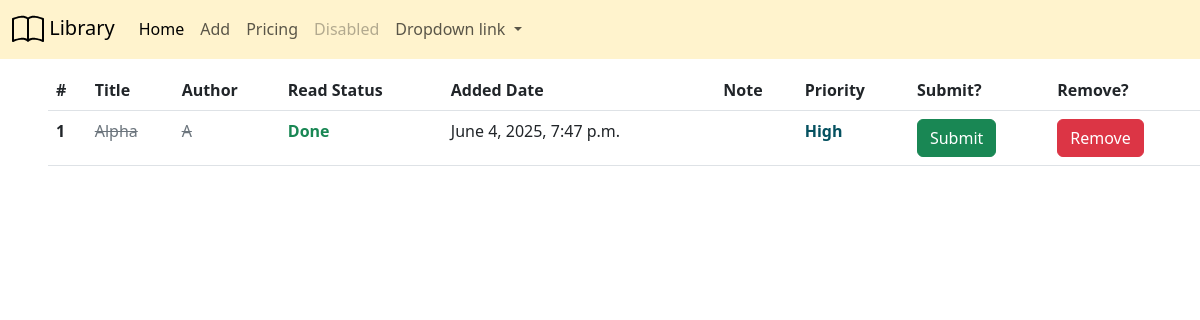
The app's page /library/main/, older data.
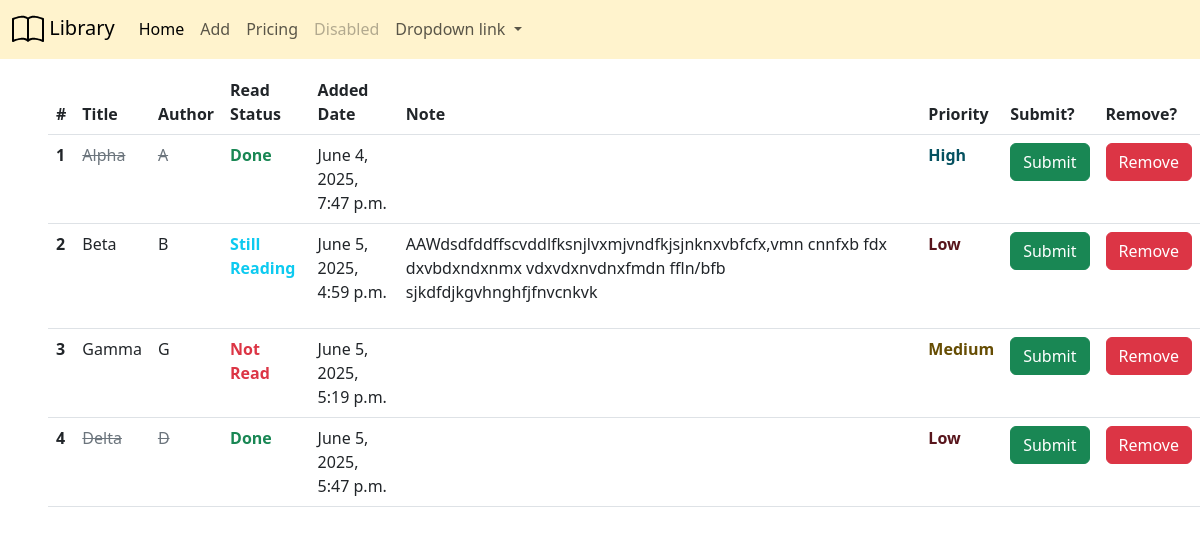
The same page, newer data.
### library/models.py (models this page shows)
class Book(models.Model):
    READING = (
        ('' , "How much did you read this book?"),
        ('D', "Done"),
        ('SR' , "Still Reading"),
        ('NR' , "Not Read")
        )
    title = models.CharField()
    author = models.CharField()
    read_status = models.CharField(
        max_length= 2,
        choices= READING)
    added_date = models.DateTimeField(auto_now= True)
    note = models.TextField()
    RANKING = (
        ('', 'Pick your priority'),
        (1 , 'High') ,
        (2 ,'Medium' ) ,
        (3 , 'Low') ,
        )
    priority = models.IntegerField(
        choices= RANKING
    )

### library/views.py (the view)
# urls.py: path('main/', views.main, name = 'main'),
def main(request):
    books = Book.objects.all()
    return render(request, 'library/main.html', {'books':books})

### library/templates/library/main.html (shortened to what this page needs)
{%extends 'base.html'%}
{%block content%}
<div class="container-fluid">
    <div class="row justify-content-center ps-5">
    <table class="table">
        <thead>
            <tr>
                <th scope="col">#</th>
                <th scope="col">Title</th>
                <th scope="col">Author</th>
                <th scope="col">Read Status</th>
                <th scope="col">Added Date</th>
                <th scope="col">Note</th>
                <th scope="col">Priority</th>
                <th scope="col">Submit?</th>
                <th scope="col">Remove?</th>
            </tr>
            <tbody>
                {%for book in books%}
                <tr>
                    {%if book.read_status == 'D'%}
                        <th scope="row">{{book.id}}</th>
                        <td><s class="text-secondary">{{book.title}}</s></td>
                        <td><s class="text-secondary">{{book.author}}</s></td>
                        <td class="fw-bold text-success">{{book.get_read_status_display}}</td>
                    {%elif book.read_status == 'SR'%}
                        <th scope="row">{{book.id}}</th>
                        <td>{{book.title}}</td>
                        <td>{{book.author}}</td>
                        <td class = 'fw-bold text-info'>{{book.get_read_status_display}}</td>
                    {%else%}
                        <th scope="row">{{book.id}}</th>
                        <td>{{book.title}}</td>
                        <td>{{book.author}}</td>
                        <td class = 'fw-bold text-danger'>{{book.get_read_status_display}}</td>
                    {%endif%}
                    <td>{{book.added_date}}</td>
                    <td><p>{{book.note}}</p></td>
                    {%if book.priority == 1%}
                        <td class="fw-bold text-info-emphasis">{{book.get_priority_display}}</td>
                    {%elif book.priority == 2%}
                        <td class="fw-bold text-warning-emphasis">{{book.get_priority_display}}</td>
                    {%else%}
                        <td class="fw-bold text-danger-emphasis">{{book.get_priority_display}}</td>
                    {%endif%}
                    <td><a href=""><input class="btn btn-success" type="button"  value="Submit"></a></td>
                    <td><a href=""><input class="btn btn-danger" type="button" value="Remove"></a></td>
                </tr>
                {%empty%}
                <li class="text-danger fw-bolder fs-1 text-center">No books are available.</li>
                {%endfor%}
            </tbody>
        </thead>
    </table>
    </div>
    </div>
{%endblock content%}

### templates/base.html (shortened to what this page needs)
{%load static%}
<!DOCTYPE html>
<html lang="en">
<head>
    <link href="https://cdn.jsdelivr.net/npm/bootstrap@5.3.0-alpha1/dist/css/bootstrap.min.css" rel="stylesheet">
    <link rel="stylesheet" href="{% static 'style.css' %}">
</head>
<body>
    <nav class="navbar navbar-expand-lg bg-warning-subtle fixed-top">
        <div class="container-fluid">
            <a class="navbar-brand" href="#"> Library</a>
            <div class="collapse navbar-collapse" id="navbarNavDropdown">
                <ul class="navbar-nav">
                    <li class="nav-item"><a class="nav-link active" aria-current="page" href="http://127.0.0.1:8000/library/main/">Home</a></li>
                    <li class="nav-item"><a class="nav-link" href="http://127.0.0.1:8000/library/add/">Add</a></li>
                    <li class="nav-item"><a class="nav-link" href="#">Pricing</a></li>
                    <li class="nav-item"><a class="nav-link disabled" aria-disabled="true">Disabled</a></li>
                    <li class="nav-item dropdown"><a class="nav-link dropdown-toggle" href="#" role="button" data-bs-toggle="dropdown" aria-expanded="false">
                        Dropdown link
                    </a>
                    </li>
                </ul>
            </div>
        </div>
    </nav>
    {% block content %}{% endblock content %}
</body>
</html>

### static/style.css (style rules this page uses)
body { padding-top: 70px; }

Row changes from the older to the newer data that the page shows:
added Book: id "2", title "Beta", author "B", read_status "Still Reading", added_date "June 5, 2025, 4:59 p.m.", note "AAWdsdfddffscvddlfksnjlvxmjvndfkjsjnknxvbfcfx,vmn cnnfxb fdx dxvbdxndxnmx vdxvdxnvdnxfmdn ffln/bfb sjkdfdjkgvhnghfjfnvcnkvk", priority "Low"
added Book: id "3", title "Gamma", author "G", read_status "Not Read", added_date "June 5, 2025, 5:19 p.m.", priority "Medium"
added Book: id "4", title "Delta", author "D", read_status "Done", added_date "June 5, 2025, 5:47 p.m.", priority "Low"
